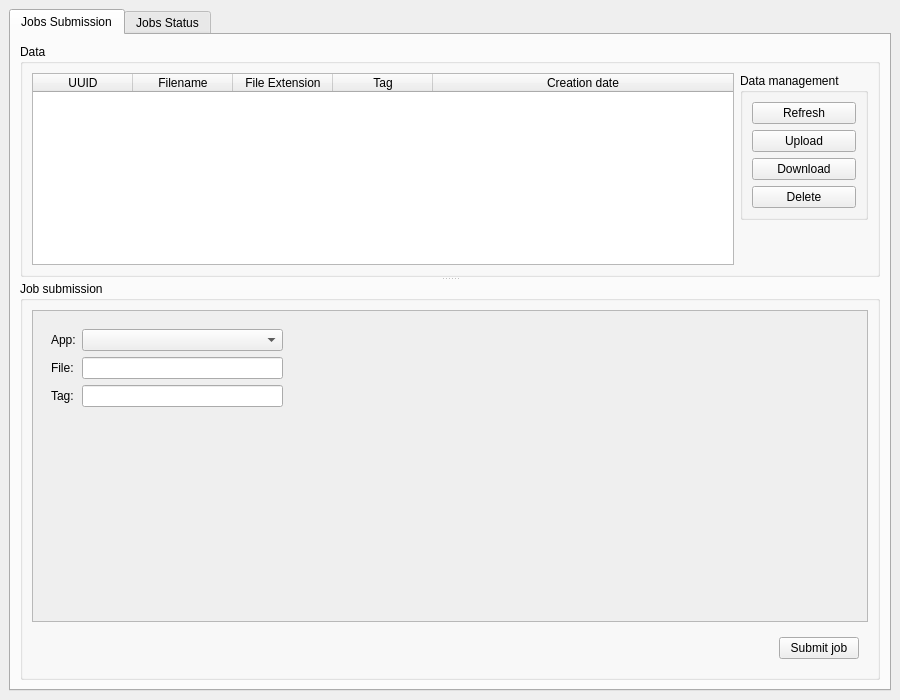
<?xml version="1.0" encoding="UTF-8"?>
<ui version="4.0">
 <class>CaesarWindow</class>
 <widget class="QMainWindow" name="CaesarWindow">
  <property name="geometry">
   <rect>
    <x>0</x>
    <y>0</y>
    <width>900</width>
    <height>700</height>
   </rect>
  </property>
  <property name="windowTitle">
   <string>CAESAR</string>
  </property>
  <widget class="QWidget" name="centralwidget">
   <layout class="QVBoxLayout" name="verticalLayout_3">
    <item>
     <widget class="QTabWidget" name="tabWidget">
      <property name="currentIndex">
       <number>0</number>
      </property>
      <widget class="QWidget" name="submissionTab">
       <attribute name="title">
        <string>Jobs Submission</string>
       </attribute>
       <layout class="QVBoxLayout" name="verticalLayout_8">
        <item>
         <widget class="QSplitter" name="splitter_2">
          <property name="orientation">
           <enum>Qt::Vertical</enum>
          </property>
          <property name="childrenCollapsible">
           <bool>false</bool>
          </property>
          <widget class="QGroupBox" name="dataGroupBox">
           <property name="title">
            <string>Data</string>
           </property>
           <layout class="QHBoxLayout" name="horizontalLayout">
            <item>
             <widget class="QTableWidget" name="dataTable">
              <property name="editTriggers">
               <set>QAbstractItemView::NoEditTriggers</set>
              </property>
              <property name="selectionMode">
               <enum>QAbstractItemView::SingleSelection</enum>
              </property>
              <property name="selectionBehavior">
               <enum>QAbstractItemView::SelectRows</enum>
              </property>
              <attribute name="horizontalHeaderCascadingSectionResizes">
               <bool>true</bool>
              </attribute>
              <attribute name="horizontalHeaderStretchLastSection">
               <bool>true</bool>
              </attribute>
              <attribute name="verticalHeaderVisible">
               <bool>false</bool>
              </attribute>
              <column>
               <property name="text">
                <string>UUID</string>
               </property>
              </column>
              <column>
               <property name="text">
                <string>Filename</string>
               </property>
              </column>
              <column>
               <property name="text">
                <string>File Extension</string>
               </property>
              </column>
              <column>
               <property name="text">
                <string>Tag</string>
               </property>
              </column>
              <column>
               <property name="text">
                <string>Creation date</string>
               </property>
              </column>
             </widget>
            </item>
            <item alignment="Qt::AlignTop">
             <widget class="QGroupBox" name="dataManagementBox">
              <property name="title">
               <string>Data management</string>
              </property>
              <layout class="QVBoxLayout" name="verticalLayout_4">
               <item>
                <widget class="QPushButton" name="dataRefreshButton">
                 <property name="text">
                  <string>Refresh</string>
                 </property>
                </widget>
               </item>
               <item>
                <widget class="QPushButton" name="dataUploadButton">
                 <property name="text">
                  <string>Upload</string>
                 </property>
                </widget>
               </item>
               <item>
                <widget class="QPushButton" name="dataDownloadButton">
                 <property name="text">
                  <string>Download</string>
                 </property>
                </widget>
               </item>
               <item>
                <widget class="QPushButton" name="dataDeleteButton">
                 <property name="text">
                  <string>Delete</string>
                 </property>
                </widget>
               </item>
              </layout>
             </widget>
            </item>
           </layout>
          </widget>
          <widget class="QGroupBox" name="jobSubmissionGroupBox">
           <property name="sizePolicy">
            <sizepolicy hsizetype="Expanding" vsizetype="Expanding">
             <horstretch>0</horstretch>
             <verstretch>1</verstretch>
            </sizepolicy>
           </property>
           <property name="title">
            <string>Job submission</string>
           </property>
           <layout class="QVBoxLayout" name="verticalLayout_7">
            <item>
             <widget class="QScrollArea" name="scrollArea">
              <property name="widgetResizable">
               <bool>true</bool>
              </property>
              <widget class="QWidget" name="scrollAreaContents">
               <property name="geometry">
                <rect>
                 <x>0</x>
                 <y>0</y>
                 <width>798</width>
                 <height>243</height>
                </rect>
               </property>
               <property name="sizePolicy">
                <sizepolicy hsizetype="Expanding" vsizetype="Preferred">
                 <horstretch>0</horstretch>
                 <verstretch>0</verstretch>
                </sizepolicy>
               </property>
               <layout class="QHBoxLayout" name="horizontalLayout_2">
                <item alignment="Qt::AlignLeft|Qt::AlignTop">
                 <widget class="QWidget" name="fixedJobSubmissionWidget" native="true">
                  <property name="sizePolicy">
                   <sizepolicy hsizetype="Expanding" vsizetype="Preferred">
                    <horstretch>0</horstretch>
                    <verstretch>0</verstretch>
                   </sizepolicy>
                  </property>
                  <property name="minimumSize">
                   <size>
                    <width>250</width>
                    <height>0</height>
                   </size>
                  </property>
                  <layout class="QFormLayout" name="fixedJobSubmissionLayout">
                   <property name="fieldGrowthPolicy">
                    <enum>QFormLayout::ExpandingFieldsGrow</enum>
                   </property>
                   <item row="1" column="0">
                    <widget class="QLabel" name="label">
                     <property name="text">
                      <string>File:</string>
                     </property>
                    </widget>
                   </item>
                   <item row="1" column="1">
                    <widget class="QLineEdit" name="fileLineEdit">
                     <property name="readOnly">
                      <bool>true</bool>
                     </property>
                    </widget>
                   </item>
                   <item row="2" column="0">
                    <widget class="QLabel" name="label_3">
                     <property name="text">
                      <string>Tag:</string>
                     </property>
                    </widget>
                   </item>
                   <item row="2" column="1">
                    <widget class="QLineEdit" name="tagLineEdit"/>
                   </item>
                   <item row="0" column="0">
                    <widget class="QLabel" name="label_2">
                     <property name="text">
                      <string>App:</string>
                     </property>
                    </widget>
                   </item>
                   <item row="0" column="1">
                    <widget class="QComboBox" name="appsComboBox">
                     <property name="sizePolicy">
                      <sizepolicy hsizetype="Expanding" vsizetype="Fixed">
                       <horstretch>0</horstretch>
                       <verstretch>0</verstretch>
                      </sizepolicy>
                     </property>
                    </widget>
                   </item>
                  </layout>
                 </widget>
                </item>
                <item alignment="Qt::AlignLeft|Qt::AlignTop">
                 <widget class="QWidget" name="jobSubmissionWidget" native="true">
                  <property name="sizePolicy">
                   <sizepolicy hsizetype="Expanding" vsizetype="Preferred">
                    <horstretch>0</horstretch>
                    <verstretch>0</verstretch>
                   </sizepolicy>
                  </property>
                  <layout class="QVBoxLayout" name="verticalLayout_9">
                   <item>
                    <widget class="QWidget" name="placeholder" native="true">
                     <property name="enabled">
                      <bool>false</bool>
                     </property>
                    </widget>
                   </item>
                  </layout>
                 </widget>
                </item>
               </layout>
              </widget>
             </widget>
            </item>
            <item>
             <widget class="QWidget" name="submissionLine" native="true">
              <layout class="QHBoxLayout" name="horizontalLayout_4">
               <item alignment="Qt::AlignRight">
                <widget class="QPushButton" name="jobSubmitButton">
                 <property name="text">
                  <string>Submit job</string>
                 </property>
                </widget>
               </item>
              </layout>
             </widget>
            </item>
           </layout>
          </widget>
         </widget>
        </item>
       </layout>
      </widget>
      <widget class="QWidget" name="statusTab">
       <attribute name="title">
        <string>Jobs Status</string>
       </attribute>
       <layout class="QVBoxLayout" name="verticalLayout_2">
        <item>
         <widget class="QSplitter" name="splitter">
          <property name="orientation">
           <enum>Qt::Horizontal</enum>
          </property>
          <property name="childrenCollapsible">
           <bool>false</bool>
          </property>
          <widget class="QTableWidget" name="jobsTable">
           <property name="sizePolicy">
            <sizepolicy hsizetype="Expanding" vsizetype="Expanding">
             <horstretch>1</horstretch>
             <verstretch>0</verstretch>
            </sizepolicy>
           </property>
           <property name="editTriggers">
            <set>QAbstractItemView::NoEditTriggers</set>
           </property>
           <property name="selectionMode">
            <enum>QAbstractItemView::SingleSelection</enum>
           </property>
           <property name="selectionBehavior">
            <enum>QAbstractItemView::SelectRows</enum>
           </property>
           <attribute name="horizontalHeaderCascadingSectionResizes">
            <bool>true</bool>
           </attribute>
           <attribute name="horizontalHeaderStretchLastSection">
            <bool>true</bool>
           </attribute>
           <attribute name="verticalHeaderVisible">
            <bool>false</bool>
           </attribute>
           <column>
            <property name="text">
             <string>Job ID</string>
            </property>
           </column>
           <column>
            <property name="text">
             <string>Tag</string>
            </property>
           </column>
           <column>
            <property name="text">
             <string>Creation date</string>
            </property>
           </column>
           <column>
            <property name="text">
             <string>Status</string>
            </property>
           </column>
           <column>
            <property name="text">
             <string>Elapsed time</string>
            </property>
           </column>
          </widget>
          <widget class="QWidget" name="widget" native="true">
           <layout class="QVBoxLayout" name="verticalLayout">
            <item alignment="Qt::AlignTop">
             <widget class="QGroupBox" name="jobManagementBox">
              <property name="title">
               <string>Jobs management</string>
              </property>
              <layout class="QVBoxLayout" name="verticalLayout_6">
               <item>
                <widget class="QCheckBox" name="jobAutoRefreshCheckbox">
                 <property name="text">
                  <string>Auto-refresh</string>
                 </property>
                </widget>
               </item>
               <item>
                <widget class="QPushButton" name="jobRefreshButton">
                 <property name="text">
                  <string>Refresh</string>
                 </property>
                </widget>
               </item>
               <item>
                <widget class="QPushButton" name="jobDownloadButton">
                 <property name="text">
                  <string>Download output</string>
                 </property>
                </widget>
               </item>
               <item>
                <widget class="QPushButton" name="jobCancelButton">
                 <property name="text">
                  <string>Cancel Job</string>
                 </property>
                </widget>
               </item>
              </layout>
             </widget>
            </item>
           </layout>
          </widget>
         </widget>
        </item>
       </layout>
      </widget>
     </widget>
    </item>
   </layout>
  </widget>
  <widget class="QMenuBar" name="menubar">
   <property name="geometry">
    <rect>
     <x>0</x>
     <y>0</y>
     <width>900</width>
     <height>22</height>
    </rect>
   </property>
  </widget>
 </widget>
 <resources/>
 <connections/>
</ui>
